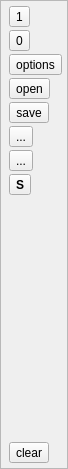
<?xml version="1.0" encoding="UTF-8"?>
<ui version="4.0">
 <class>GrapherBox</class>
 <widget class="QWidget" name="GrapherBox">
  <property name="geometry">
   <rect>
    <x>0</x>
    <y>0</y>
    <width>64</width>
    <height>469</height>
   </rect>
  </property>
  <property name="windowTitle">
   <string>Dialog</string>
  </property>
  <layout class="QVBoxLayout" name="verticalLayout">
   <property name="spacing">
    <number>3</number>
   </property>
   <property name="leftMargin">
    <number>0</number>
   </property>
   <property name="topMargin">
    <number>0</number>
   </property>
   <property name="rightMargin">
    <number>0</number>
   </property>
   <property name="bottomMargin">
    <number>0</number>
   </property>
   <item>
    <widget class="QFrame" name="frame">
     <property name="frameShape">
      <enum>QFrame::StyledPanel</enum>
     </property>
     <property name="frameShadow">
      <enum>QFrame::Raised</enum>
     </property>
     <layout class="QHBoxLayout" name="horizontalLayout">
      <property name="spacing">
       <number>3</number>
      </property>
      <property name="leftMargin">
       <number>5</number>
      </property>
      <property name="topMargin">
       <number>5</number>
      </property>
      <property name="rightMargin">
       <number>5</number>
      </property>
      <property name="bottomMargin">
       <number>5</number>
      </property>
      <item>
       <widget class="QwtPlot" name="qwtPlot"/>
      </item>
      <item>
       <layout class="QVBoxLayout" name="layout_options">
        <property name="spacing">
         <number>3</number>
        </property>
        <item>
         <widget class="QToolButton" name="btn_all_on">
          <property name="text">
           <string>1</string>
          </property>
         </widget>
        </item>
        <item>
         <widget class="QToolButton" name="btn_all_off">
          <property name="text">
           <string>0</string>
          </property>
         </widget>
        </item>
        <item>
         <widget class="QToolButton" name="btn_Options">
          <property name="text">
           <string>options</string>
          </property>
          <property name="icon">
           <iconset resource="../../../icons/grapher.qrc">
            <normaloff>:/grapher/advancedsettings.png</normaloff>:/grapher/advancedsettings.png</iconset>
          </property>
         </widget>
        </item>
        <item>
         <widget class="QToolButton" name="btn_Load">
          <property name="text">
           <string>open</string>
          </property>
          <property name="icon">
           <iconset resource="../../../icons/grapher.qrc">
            <normaloff>:/grapher/fileopen.png</normaloff>:/grapher/fileopen.png</iconset>
          </property>
         </widget>
        </item>
        <item>
         <widget class="QToolButton" name="btn_Save">
          <property name="text">
           <string>save</string>
          </property>
          <property name="icon">
           <iconset resource="../../../icons/grapher.qrc">
            <normaloff>:/grapher/filesave.png</normaloff>:/grapher/filesave.png</iconset>
          </property>
         </widget>
        </item>
        <item>
         <widget class="QToolButton" name="btn_Vertical">
          <property name="text">
           <string>...</string>
          </property>
          <property name="icon">
           <iconset resource="../../../icons/grapher.qrc">
            <normaloff>:/grapher/object-flip-vertical.png</normaloff>:/grapher/object-flip-vertical.png</iconset>
          </property>
          <property name="checkable">
           <bool>true</bool>
          </property>
         </widget>
        </item>
        <item>
         <widget class="QToolButton" name="btn_Horizontal">
          <property name="text">
           <string>...</string>
          </property>
          <property name="icon">
           <iconset resource="../../../icons/grapher.qrc">
            <normaloff>:/grapher/object-flip-horizontal.png</normaloff>:/grapher/object-flip-horizontal.png</iconset>
          </property>
          <property name="checkable">
           <bool>true</bool>
          </property>
         </widget>
        </item>
        <item>
         <widget class="QToolButton" name="btn_Statistic">
          <property name="font">
           <font>
            <weight>75</weight>
            <bold>true</bold>
           </font>
          </property>
          <property name="text">
           <string>S</string>
          </property>
         </widget>
        </item>
        <item>
         <spacer name="verticalSpacer">
          <property name="orientation">
           <enum>Qt::Vertical</enum>
          </property>
          <property name="sizeHint" stdset="0">
           <size>
            <width>20</width>
            <height>40</height>
           </size>
          </property>
         </spacer>
        </item>
        <item>
         <widget class="QToolButton" name="btn_Clear">
          <property name="text">
           <string>clear</string>
          </property>
          <property name="icon">
           <iconset resource="../../../icons/grapher.qrc">
            <normaloff>:/grapher/edit-clear.png</normaloff>:/grapher/edit-clear.png</iconset>
          </property>
         </widget>
        </item>
       </layout>
      </item>
     </layout>
    </widget>
   </item>
  </layout>
 </widget>
 <customwidgets>
  <customwidget>
   <class>QwtPlot</class>
   <extends>QFrame</extends>
   <header>qwt_plot.h</header>
   <container>1</container>
  </customwidget>
 </customwidgets>
 <resources>
  <include location="../../../icons/grapher.qrc"/>
 </resources>
 <connections/>
</ui>
